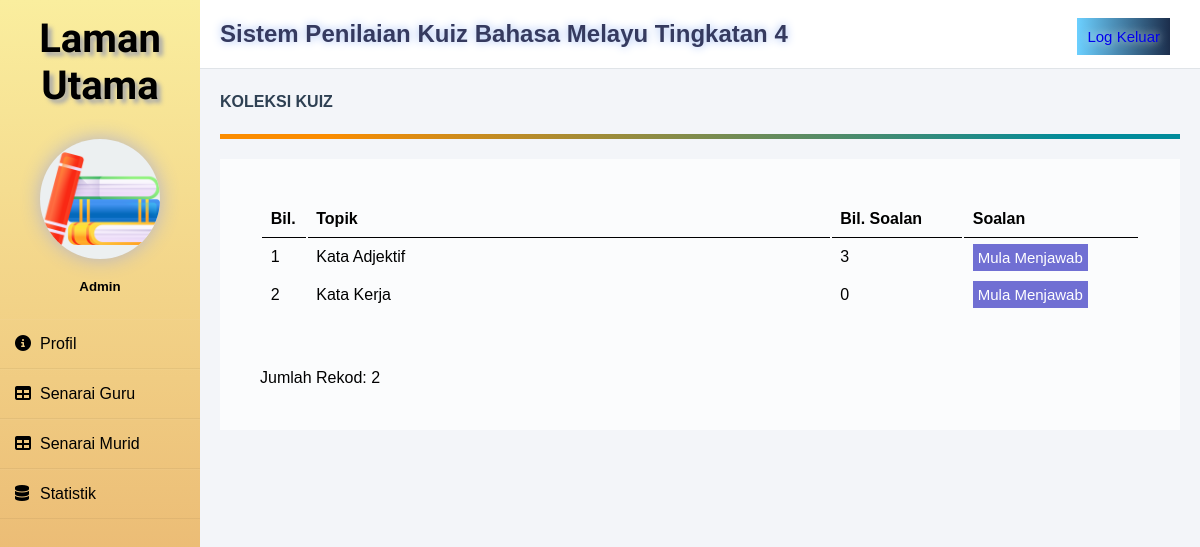
Page /koleksikuizmurid.php (signed in) on the earlier database version.
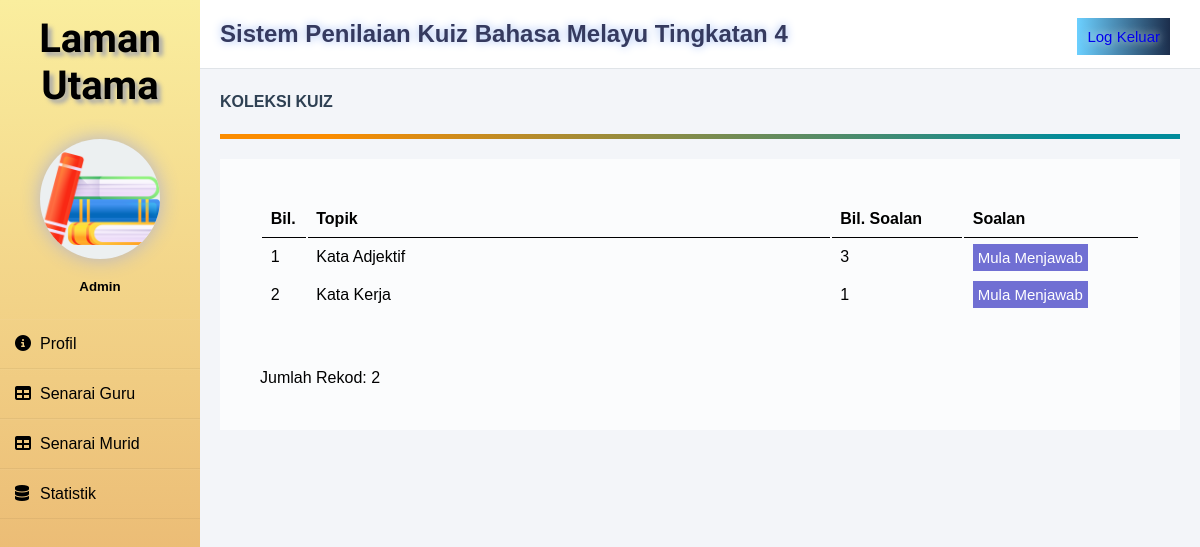
Same page on the later database version.
### tables this page shows
CREATE TABLE `topik` (
  `idtopik` varchar(10) NOT NULL,
  `topik` varchar(30) NOT NULL,
  `idpengguna` varchar(10) NOT NULL
);

### koleksikuizmurid.php (the view, shortened to what this page needs)
<?php
require 'connect.php';
include('template/sidebar.php');
?>
<head>
    <link rel="stylesheet" href="css/koleksikuizmuridstyle.css?v=<?php echo time(); ?>">
</head>
        <div class="space">
            <div class="header">
                <h2>Sistem Penilaian Kuiz Bahasa Melayu Tingkatan 4</h2>
                <div class="logoutbutton"><a href="logout.php">Log Keluar</a></div>
            </div>
            <div class="maincontent">
                <div class="title">KOLEKSI KUIZ</div>
                <div class="separator"></div>
                <div class="detailbox">
                    <table class="koleksikuiz" autowidth="false">
                        <thead>
                            <tr>
                                <th style="width: 5%;">Bil.</th>
                                <th style="width: 60%;">Topik</th>
                                <th style="width: 15%;">Bil. Soalan</th>
                                <th style="width: 20%;">Soalan</th>
                            </tr>
                        </thead>
                        <?php
                            $bil = 1;
                            $querytopik = mysqli_query($conn, "SELECT * FROM topik");
                            while ($rowtopik = mysqli_fetch_array($querytopik)){
                                $idtopik = $rowtopik['idtopik'];
                                $databil = mysqli_query($conn, "SELECT nosoal FROM soalan WHERE idtopik='$idtopik'");
                                $getbil = mysqli_num_rows($databil);
                        ?>
                            <tr>
                                <td><?php echo $bil++;?></td>
                                <td><?php echo $rowtopik['topik'];?></td>
                                <td><?php echo $getbil;?></td>
                                <td>
                                    <a href="lamanjawabsoalan.php?idtopik=<?php echo $rowtopik['idtopik']; ?>" class="jawabsoalan">Mula Menjawab</a>
                                </td>
                            </tr>
                        <?php } ?>
                    </table>
                        <br><br>Jumlah Rekod: <?php echo $bil-1;?><br>
                    </div>
            </div>
        </div>
</body>
</html>

Differences in the rows shown:
changed topik "Kata Kerja": getbil "0" → "1"
